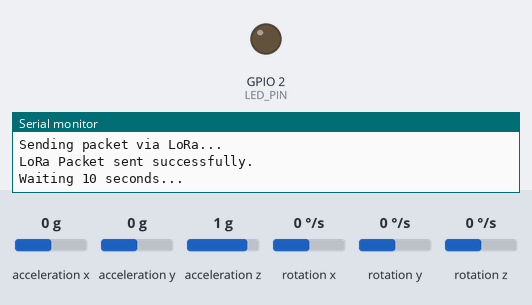
Simulated run of this sketch. Board: ESP32. Parts: output pins drawn as LEDs (lit = HIGH), the last lines printed to the serial monitor. Wiring (inferred from the names in the program): MPU-6050 motion sensor at I2C address 0x68. Inputs (shaded band) come from the test bench; at power-on: acceleration x 0 g, acceleration y 0 g, acceleration z 1 g, rotation x 0 °/s, rotation y 0 °/s, rotation z 0 °/s. No radio packets arrive unless stated.

Above: at 2.2 s.
2.3 s: acceleration x set to -1.4 g
At 11.22 s:
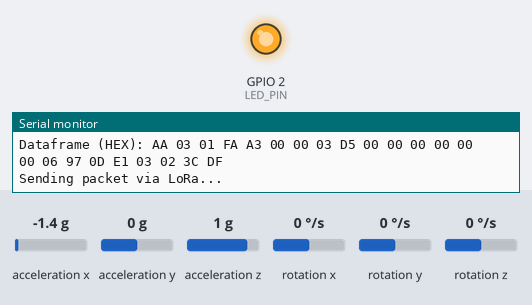
12.7 s: acceleration y set to -1.4 g
22.7 s: acceleration z set to -1.4 g
32.8 s: rotation x set to -192 °/s
Timing chart, 0 to 43.0 s (numbered marks = the images above; inputs shaded):
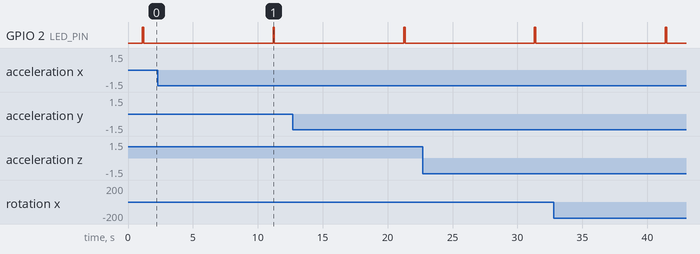

The sketch:

ESP32_Node3.ino
```cpp
/*
 * StructEye - ESP32 Sensor Node 3
 * Node ID: 0x03
 * Hardware: ESP32 + MPU6050 + SX1278 LoRa
 */

#include <SPI.h>
#include <LoRa.h>
#include <Wire.h>
#include <math.h>

#define NODE_ID       0x03
#define MPU_ADDR      0x68
#define LORA_MISO     19
#define LORA_MOSI     23
#define LORA_SCK      18
#define LORA_NSS      5
#define LORA_RST      14
#define LORA_DIO0     26
#define MPU_INT       4
#define LED_PIN       2

uint8_t seq_num = 0;

uint16_t crc16(const uint8_t *data, uint16_t len) {
  uint16_t crc = 0xFFFF;
  for (uint16_t i = 0; i < len; i++) {
    crc ^= (uint16_t)data[i] << 8;
    for (uint8_t j = 0; j < 8; j++) {
      if (crc & 0x8000) crc = (crc << 1) ^ 0x1021;
      else crc <<= 1;
    }
  }
  return crc;
}

void setup() {
  Serial.begin(115200);
  delay(1000);
  Serial.println("\n========================================");
  Serial.printf("  StructEye ESP32 TX Node %d Started.\n", NODE_ID);
  Serial.println("========================================");

  Wire.begin(21, 22);
  Wire.beginTransmission(MPU_ADDR);
  if (Wire.endTransmission() != 0) {
    Serial.println("MPU6050 not found!");
  } else {
    Serial.println("MPU6050 connected.");
  }

  // Wake up MPU6050
  Wire.beginTransmission(MPU_ADDR);
  Wire.write(0x6B); Wire.write(0x00); Wire.endTransmission();
  // Accel: +/- 2g
  Wire.beginTransmission(MPU_ADDR);
  Wire.write(0x1C); Wire.write(0x00); Wire.endTransmission();
  // Gyro: +/- 250 deg/s
  Wire.beginTransmission(MPU_ADDR);
  Wire.write(0x1B); Wire.write(0x00); Wire.endTransmission();

  // Configure MPU6050 INT pin (GPIO4) as input for motion interrupt
  pinMode(MPU_INT, INPUT);

  // Configure Onboard LED for TX visual feedback
  pinMode(LED_PIN, OUTPUT);
  digitalWrite(LED_PIN, LOW);

  Serial.println("Initializing LoRa...");
  SPI.begin(LORA_SCK, LORA_MISO, LORA_MOSI, LORA_NSS);
  LoRa.setPins(LORA_NSS, LORA_RST, LORA_DIO0);
  if (!LoRa.begin(433E6)) {
    Serial.println("LoRa init failed!");
  } else {
    Serial.println("LoRa initialized.");
    LoRa.setSpreadingFactor(7);
    LoRa.setSignalBandwidth(125E3);
    LoRa.setCodingRate4(5);
    LoRa.setTxPower(10);
    LoRa.setSyncWord(0x12);
    LoRa.enableCrc();  // CRITICAL: Required for STM32 to accept the packet!
  }
  Serial.println("System ready.\n");
}

void loop() {
  Serial.println("\n--- Reading Sensor Data ---");

  Wire.beginTransmission(MPU_ADDR);
  Wire.write(0x3B);
  Wire.endTransmission(false);
  Wire.requestFrom(MPU_ADDR, 14, true);

  int16_t ax = Wire.read() << 8 | Wire.read();
  int16_t ay = Wire.read() << 8 | Wire.read();
  int16_t az = Wire.read() << 8 | Wire.read();
  int16_t temp = Wire.read() << 8 | Wire.read();
  int16_t gx = Wire.read() << 8 | Wire.read();
  int16_t gy = Wire.read() << 8 | Wire.read();
  int16_t gz = Wire.read() << 8 | Wire.read();

  float accelX = (ax / 16384.0) * 9.81;
  float accelY = (ay / 16384.0) * 9.81;
  float accelZ = (az / 16384.0) * 9.81;
  float gyroX = gx / 131.0;
  float gyroY = gy / 131.0;
  float gyroZ = gz / 131.0;

  float vibration = sqrt(accelX*accelX + accelY*accelY + accelZ*accelZ);

  // Orientation-independent tilt: works no matter which axis points up
  float maxAxis = fabs(accelX);
  if (fabs(accelY) > maxAxis) maxAxis = fabs(accelY);
  if (fabs(accelZ) > maxAxis) maxAxis = fabs(accelZ);
  float tilt = 0.0;
  if (vibration > 0.1) {
    tilt = acos(maxAxis / vibration) * 180.0 / PI;
  }

  Serial.printf("Vibration: %.2f m/s2, Tilt: %.2f deg\n", vibration, tilt);

  uint8_t status_flags = 0;
  uint8_t alert_level = 0;

  if (vibration > 12.0) status_flags |= (1 << 0);
  if (fabs(tilt) > 15.0) status_flags |= (1 << 1);
  if (ax == 0 && ay == 0 && az == 0) status_flags |= (1 << 2);
  if (seq_num == 0) status_flags |= (1 << 3);

  if ((status_flags & 0x03) != 0) {
    alert_level = 2;
  } else if (vibration > 10.0 || fabs(tilt) > 10.0) {
    alert_level = 1;
  }

  uint8_t frame[23];
  frame[0] = 0xAA;
  frame[1] = NODE_ID;
  frame[2] = seq_num++;

  int16_t ax_s = (int16_t)(accelX * 100);
  int16_t ay_s = (int16_t)(accelY * 100);
  int16_t az_s = (int16_t)(accelZ * 100);
  int16_t gx_s = (int16_t)(gyroX * 100);
  int16_t gy_s = (int16_t)(gyroY * 100);
  int16_t gz_s = (int16_t)(gyroZ * 100);
  uint16_t vib_s = (uint16_t)(vibration * 100);
  int16_t tilt_s = (int16_t)(tilt * 100);

  frame[3]  = (ax_s >> 8) & 0xFF;  frame[4]  = ax_s & 0xFF;
  frame[5]  = (ay_s >> 8) & 0xFF;  frame[6]  = ay_s & 0xFF;
  frame[7]  = (az_s >> 8) & 0xFF;  frame[8]  = az_s & 0xFF;
  frame[9]  = (gx_s >> 8) & 0xFF;  frame[10] = gx_s & 0xFF;
  frame[11] = (gy_s >> 8) & 0xFF;  frame[12] = gy_s & 0xFF;
  frame[13] = (gz_s >> 8) & 0xFF;  frame[14] = gz_s & 0xFF;
  frame[15] = (vib_s >> 8) & 0xFF; frame[16] = vib_s & 0xFF;
  frame[17] = (tilt_s >> 8) & 0xFF; frame[18] = tilt_s & 0xFF;
  frame[19] = status_flags;
  frame[20] = alert_level;

  uint16_t crc = crc16(frame, 21);
  frame[21] = (crc >> 8) & 0xFF;
  frame[22] = crc & 0xFF;

  Serial.print("Dataframe (HEX): ");
  for (int i = 0; i < 23; i++) {
    if (frame[i] < 0x10) Serial.print("0");
    Serial.print(frame[i], HEX);
    Serial.print(" ");
  }
  Serial.println();

  Serial.println("Sending packet via LoRa...");
  LoRa.beginPacket();
  LoRa.write(frame, 23);
  LoRa.endPacket();

  // Blink LED to indicate successful transmission
  digitalWrite(LED_PIN, HIGH);
  delay(100);
  digitalWrite(LED_PIN, LOW);

  Serial.println("LoRa Packet sent successfully.");
  Serial.println("Waiting 10 seconds...");
  delay(9900);
}
```
